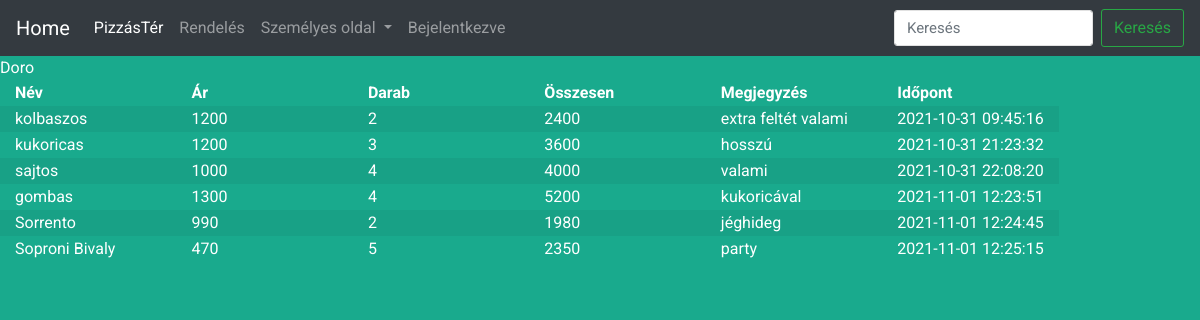
The app's page /korabbirendeles.php (signed in) with its own data.
### tables this page shows
CREATE TABLE `tetel` (
  `razon` int(11) NOT NULL,
  `tazon` int(11) NOT NULL,
  `db` int(11) NOT NULL,
  `megjegyzes` varchar(70) NOT NULL
);

CREATE TABLE `termek` (
  `tazon` int(11) NOT NULL,
  `nev` varchar(30) NOT NULL,
  `ar` decimal(10,0) NOT NULL,
  `kep` varchar(30) DEFAULT NULL,
  `kazon` int(11) NOT NULL COMMENT 'Kategória azonosító'
);

CREATE TABLE `rendeles` (
  `razon` int(11) NOT NULL,
  `uazon` int(11) NOT NULL,
  `idopont` datetime NOT NULL DEFAULT current_timestamp(),
  `megjegyzes` varchar(70) DEFAULT NULL
);

### korabbirendeles.php (the view)
 <?php require_once 'header.php'; ?>
</head>
  <?php require_once './nav.php'; ?>
<?php require_once './connect.php'; ?>
<?php
   $uname= $_SESSION['uname'];
   echo $uname;
$sql = "SELECT nev, db,ar,  db*ar as osszesen ,rendeles.megjegyzes as megjegyzes, idopont  FROM rendeles JOIN tetel on rendeles.razon = tetel.razon JOIN termek on tetel.tazon= termek.tazon WHERE rendeles.uazon= (SELECT uazon  FROM `user` where loginname = ?)";
$stmt = $conn->prepare($sql);
$stmt->bind_param("s", $uname);
$stmt->execute();
$result = $stmt->get_result();
$data = '<table class="table-striped">
                    <thead>
                        <th class="col-2">Név</th>
                        <th class="col-2">Ár</th>
                        <th class="col-2">Darab</th>
                        <th class="col-2"> Összesen </th>
                        <th class="col-2"> Megjegyzés</th>
                        <th class="col-2">Időpont</th>
                    </thead>
                    <tbody>';
    while ( $row = $result->fetch_assoc()){
        $data .=
               '<tr>
                            <td class="col-2">'.$row["nev"].'</td>
                            <td class="col-2">' . $row["ar"].'</td>
                            <td class="col-2">' . $row["db"].'</td>
                                <td class="col-2">' . $row["osszesen"].'</td>
                                    <td class="col-2">' . $row["megjegyzes"].'</td>
                                         <td class="col-2 ">' . $row["idopont"].'</td>
                        </tr> ';
    }
    $data .= '</tbody>
                </table>
               ';
    echo $data;

### header.php (shortened to what this page needs)
<!DOCTYPE html>
<html lang="hu">
    <head>
         <link rel="stylesheet" href="https://stackpath.bootstrapcdn.com/bootstrap/4.5.0/css/bootstrap.min.css">
<link rel="stylesheet" href="https://maxcdn.bootstrapcdn.com/font-awesome/4.7.0/css/font-awesome.min.css">
       <link rel="stylesheet" href="registration.css"/>

### nav.php (shortened to what this page needs)
    <body>
        <nav class="navbar navbar-expand-lg navbar-dark bg-dark">
  <a class="navbar-brand" <?php $menu=='kezdo'?'active':''; ?>" href="index.php?menu=kezdo">Home</a>
  <div class="collapse navbar-collapse" id="navbarSupportedContent">
    <ul class="navbar-nav mr-auto">
      <li class="nav-item active">
        <a class="nav-link" <?php $menu=='kezdo'?'active':''; ?>" href="index.php?menu=kezdo">PizzásTér <span class="sr-only">(current)</span></a>
      </li>
      <li class="nav-item">
        <a class="nav-link" <?php $menu=='rendeles'?'active':''; ?>" href="index.php?menu=rendeles">Rendelés</a>
      </li>
      <li class="nav-item dropdown">
        <a class="nav-link dropdown-toggle" href="#" id="navbarDropdown" role="button" data-toggle="dropdown" aria-haspopup="true" aria-expanded="false">
          Személyes oldal
        </a>
      </li>
      <li class="nav-item">
        <a class="nav-link" <?php $menu=='bejelentkezes'?'active':''; ?>" href="index.php?menu=bejelentkezes"><?php
        if(isset($_SESSION["uname"])){ echo "Bejelentkezve"; }else{ echo "Bejentkezés";} ?></a>
      </li>
    </ul>
      <form class="form-inline my-2 my-lg-0" action="./index.php?menu=kezdo" method="post" >
          <input class="form-control mr-sm-2" type="search" placeholder="Keresés"  name="keresendo" id="kereso" aria-label="Search">
          <button class="btn btn-outline-success my-2 my-sm-0"  type="submit"  >Keresés</button>
    </form>
  </div>
</nav>

### images/registration.css (style rules this page uses)
body { color: #fff; background: #19aa8d; font-family: 'Roboto', sans-serif; }
.form-control { font-size: 15px; }
.form-control, .form-control:focus, .input-group-text { border-color: #e1e1e1; }
.form-control, .btn { border-radius: 3px; }

### records on screen
tetel: tazon.nev "kolbaszos", tazon.ar "1200", db "2", osszesen "2400", razon.megjegyzes "extra feltét valami", razon.idopont "2021-10-31 09:45:16"
tetel: tazon.nev "kukoricas", tazon.ar "1200", db "3", osszesen "3600", razon.megjegyzes "hosszú", razon.idopont "2021-10-31 21:23:32"
tetel: tazon.nev "sajtos", tazon.ar "1000", db "4", osszesen "4000", razon.megjegyzes "valami", razon.idopont "2021-10-31 22:08:20"
tetel: tazon.nev "gombas", tazon.ar "1300", db "4", osszesen "5200", razon.megjegyzes "kukoricával", razon.idopont "2021-11-01 12:23:51"
tetel: tazon.nev "Sorrento", tazon.ar "990", db "2", osszesen "1980", razon.megjegyzes "jéghideg", razon.idopont "2021-11-01 12:24:45"
tetel: tazon.nev "Soproni Bivaly", tazon.ar "470", db "5", osszesen "2350", razon.megjegyzes "party", razon.idopont "2021-11-01 12:25:15"

### other values on screen
$uname "Doro"
